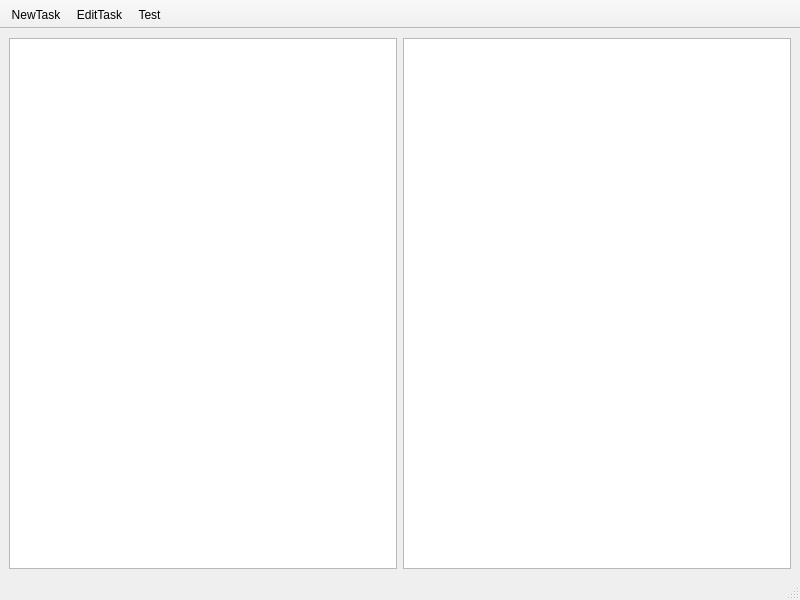
<?xml version="1.0" encoding="UTF-8"?>
<ui version="4.0">
 <class>MainWindow</class>
 <widget class="QMainWindow" name="MainWindow">
  <property name="geometry">
   <rect>
    <x>0</x>
    <y>0</y>
    <width>800</width>
    <height>600</height>
   </rect>
  </property>
  <property name="windowTitle">
   <string>MainWindow</string>
  </property>
  <property name="styleSheet">
   <string notr="true"/>
  </property>
  <widget class="QWidget" name="centralwidget">
   <layout class="QHBoxLayout" name="horizontalLayout">
    <item>
     <widget class="QTreeView" name="treeView"/>
    </item>
    <item>
     <widget class="QTableView" name="tableView"/>
    </item>
   </layout>
  </widget>
  <widget class="QToolBar" name="toolBar">
   <property name="windowTitle">
    <string>toolBar</string>
   </property>
   <property name="movable">
    <bool>false</bool>
   </property>
   <property name="toolButtonStyle">
    <enum>Qt::ToolButtonTextUnderIcon</enum>
   </property>
   <attribute name="toolBarArea">
    <enum>TopToolBarArea</enum>
   </attribute>
   <attribute name="toolBarBreak">
    <bool>false</bool>
   </attribute>
   <addaction name="actionNewTask"/>
   <addaction name="actionEditTask"/>
   <addaction name="actionTest"/>
  </widget>
  <widget class="QStatusBar" name="statusBar"/>
  <action name="actionNewTask">
   <property name="icon">
    <iconset>
     <normaloff>resource/img/add.png</normaloff>resource/img/add.png</iconset>
   </property>
   <property name="text">
    <string>NewTask</string>
   </property>
   <property name="toolTip">
    <string>Add new transfer task</string>
   </property>
  </action>
  <action name="actionEditTask">
   <property name="icon">
    <iconset>
     <normaloff>resource/img/list.png</normaloff>resource/img/list.png</iconset>
   </property>
   <property name="text">
    <string>EditTask</string>
   </property>
   <property name="toolTip">
    <string>Edit a task's property</string>
   </property>
  </action>
  <action name="actionTest">
   <property name="text">
    <string>Test</string>
   </property>
  </action>
 </widget>
 <resources/>
 <connections/>
</ui>
